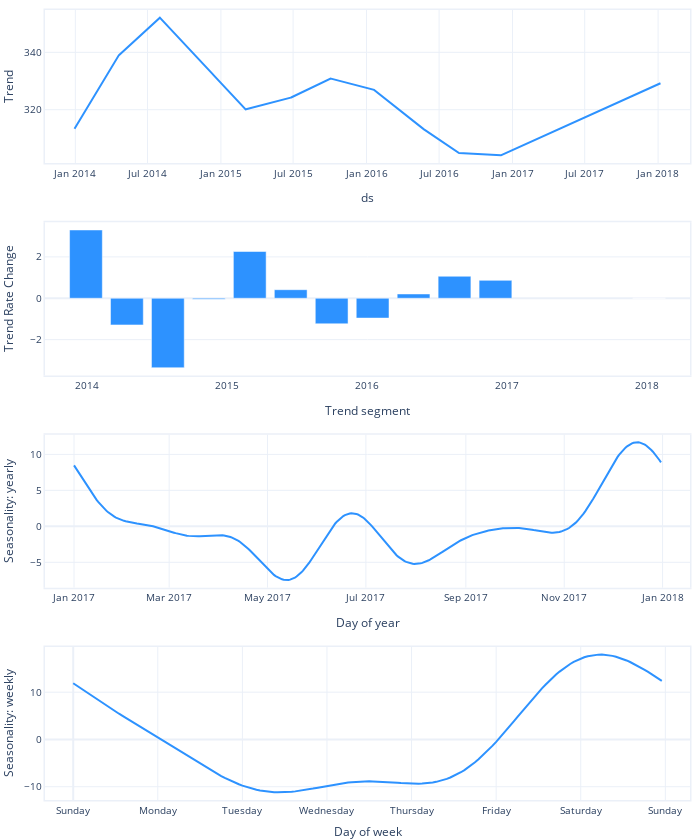

Notebook code cell kept with this figure:
### Code cell
m.plot_parameters()

### Figure 1 — Plotly figure (JSON) as saved in the notebook; plotly's stock layout.template omitted (floating-point values rounded to 4 significant figures; data arrays with more than 128 entries replaced by an {"elided": "..."} marker saying what was removed)
{"data": [{"fill": "none", "line": {"color": "#2d92ff", "width": 2}, "mode": "lines", "name": "Trend", "type": "scatter", "x": {"elided": "1470 str values"}, "xaxis": "x", "y": {"elided": "1470 float values"}, "yaxis": "y"}, {"marker": {"color": "#2d92ff"}, "name": "Trend Rate Change", "type": "bar", "x": ["2013-12-30T00:00:00", "2014-04-15T20:04:21.818182", "2014-07-31T16:08:43.636364", "2014-11-15T12:13:05.454545", "2015-03-02T08:17:27.272727", "2015-06-17T04:21:49.090909", "2015-10-02T00:26:10.909091", "2016-01-16T20:30:32.727273", "2016-05-02T16:34:54.545455", "2016-08-17T12:39:16.363636", "2016-12-02T08:43:38.181818", "2018-01-07T00:00:00"], "xaxis": "x2", "y": [3.301, -1.29, -3.359, -0.05239, 2.26, 0.4132, -1.235, -0.9596, 0.2071, 1.063, 0.8647, 0], "yaxis": "y2"}, {"fill": "none", "line": {"color": "#2d92ff", "width": 2}, "mode": "lines", "name": "yearly", "type": "scatter", "x": {"elided": "365 str values"}, "xaxis": "x3", "y": {"elided": "365 float values"}, "yaxis": "y3"}, {"fill": "none", "line": {"color": "#2d92ff", "width": 2}, "mode": "lines", "name": "weekly", "type": "scatter", "x": {"elided": "168 int values"}, "xaxis": "x4", "y": {"elided": "168 float values"}, "yaxis": "y4"}], "layout": {"autosize": true, "font": {"size": 10}, "height": 840, "hovermode": "x unified", "margin": {"b": 0, "l": 0, "pad": 0, "r": 10, "t": 10}, "showlegend": false, "title": {"font": {"size": 12}}, "width": 700, "xaxis": {"anchor": "y", "domain": [0, 1], "linewidth": 1.5, "mirror": true, "range": ["2013-10-17T00:00:00", "2018-03-22T00:00:00"], "showline": true, "title": {"text": "ds"}, "type": "date"}, "xaxis2": {"anchor": "y2", "domain": [0, 1], "linewidth": 1.5, "mirror": true, "range": ["2013-09-14T03:55:38.181818", "2018-04-23T20:04:21.818182"], "showline": true, "title": {"text": "Trend segment"}, "type": "date"}, "xaxis3": {"anchor": "y3", "domain": [0, 1], "linewidth": 1.5, "mirror": true, "range": ["2016-12-14T00:00:00", "2018-01-18T00:00:00"], "showline": true, "title": {"text": "Day of year"}, "type": "date"}, "xaxis4": {"anchor": "y4", "domain": [0, 1], "linewidth": 1.5, "mirror": true, "range": [-8, 175], "showline": true, "tickmode": "array", "ticktext": ["Sunday", "Monday", "Tuesday", "Wednesday", "Thursday", "Friday", "Saturday", "Sunday", "Sunday"], "tickvals": [0, 24, 48, 72, 96, 120, 144, 168, 192], "title": {"text": "Day of week"}, "type": "linear"}, "yaxis": {"anchor": "x", "autorange": true, "domain": [0.8063, 1], "linewidth": 1.5, "mirror": true, "range": [301.4, 354.8], "rangemode": "normal", "showline": true, "title": {"text": "Trend"}, "type": "linear"}, "yaxis2": {"anchor": "x2", "autorange": true, "domain": [0.5375, 0.7312], "linewidth": 1.5, "mirror": true, "range": [-3.729, 3.671], "rangemode": "normal", "showline": true, "title": {"text": "Trend Rate Change"}, "type": "linear"}, "yaxis3": {"anchor": "x3", "autorange": true, "domain": [0.2687, 0.4625], "linewidth": 1.5, "mirror": true, "range": [-8.523, 12.75], "rangemode": "normal", "showline": true, "title": {"text": "Seasonality: yearly"}, "type": "linear"}, "yaxis4": {"anchor": "x4", "autorange": true, "domain": [0, 0.1938], "linewidth": 1.5, "mirror": true, "range": [-12.81, 19.58], "rangemode": "normal", "showline": true, "title": {"text": "Seasonality: weekly"}, "type": "linear"}}}
